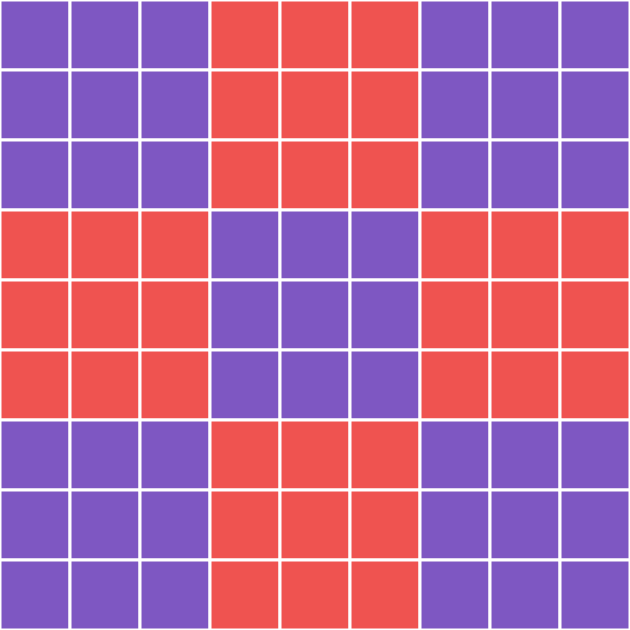
Frame 1 (no input)
Frame 60 (no input): identical to frame 1, image omitted
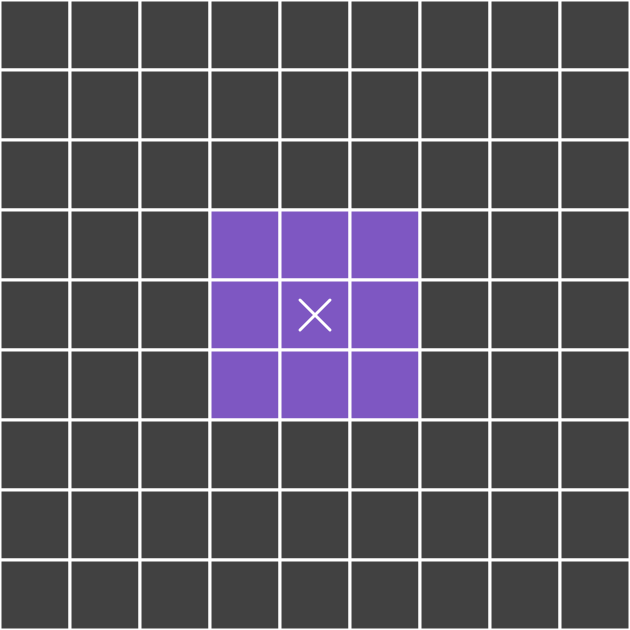
Frame 120 (the mouse pressed at the canvas centre since frame 60)

The p5.js sketch that drew these frames (run headless with seeded random() and noise() and a simulated clock; from frame 60 on, the mouse is pressed at the canvas centre):

// p5.js sketch
// ── sketch.js
//Global Scope

let cellSize;
let Grid;
let player;
let activeGrid;
let gameWinner;
let len;
function gameWin() {
  if (gameWinner == 0)
    for (var i = 0; i < 3; i++) {
      if (Grid[i][0].winner != 0)
        if (Grid[i][0].winner == Grid[i][1].winner && Grid[i][1].winner == Grid[i][2].winner) {
          gameWinner = Grid[i][0].winner;
          break;
        }
    }
  //Horizontal Check   
  for (var i = 0; i < 3; i++) {

    if (Grid[0][i].winner != 0)
      if (Grid[0][i].winner == Grid[1][i].winner && Grid[1][i].winner == Grid[2][i].winner) {
        gameWinner = Grid[0][i].winner;
        break;
      }
  }
  //Diagonal Check
  if (Grid[0][0].winner == Grid[1][1].winner && Grid[1][1].winner == Grid[2][2].winner)
    gameWinner = Grid[0][0].winner;
  else if (Grid[0][2].winner == Grid[1][1].winner && Grid[1][1].winner == Grid[2][0].winner)
    gameWinner = Grid[0][2].winner;
}


function mousePressed() {
  //To Check Dor All Large Grids

  for (var i = 0; i < 3; i++)
    for (var j = 0; j < 3; j++) {
      if (Grid[i][j].winner == 0) {
        var temp = Grid[i][j].clicked(player);
        if (temp != undefined) {
          player = temp;
          gameWin();
          break;
        }
      }
    }
}


function setup() {
  cellSize = 70;
  Grid = [];
  player = 1;
  activeGrid = -1;// -1 means all Grids are active;
  gameWinner = 0;
  len = 50;
  createCanvas(cellSize * 9, cellSize * 9).center('horizontal');

  for (var i = 0; i < 3; i++) {
    Grid[i] = [];
    for (var j = 0; j < 3; j++) {
      Grid[i][j] = new grid(i, j);
    }
  }
}

function draw() {

  if (gameWinner == 1) {
    maindrawX();
  }
  else if (gameWinner == 2) {
    maindrawO();
  }
  else {
    for (var i = 0; i < 3; i++)
      for (var j = 0; j < 3; j++) {
        if (i * 3 + j == activeGrid) {
          if (Grid[i][j].winner == 0) {
            activeGrid = i * 3 + j;
            Grid[i][j].active = true;
          }
          else {
            activeGrid = -1;
          }
        }
        else
          Grid[i][j].active = false;
      }
    for (var i = 0; i < 3; i++)
      for (var j = 0; j < 3; j++) {
        if (activeGrid == -1) {
          Grid[i][j].active = true;
        }
        Grid[i][j].show();
      }
  }
}


function maindrawX() {
  var offsetX = width / 2;
  var offsetY = height / 2;
  fill(color(126, 87, 194));
  noStroke();
  rect(0, 0, width, height);

  stroke(255);
  strokeWeight(5);
  line(offsetX - len, offsetY - len, offsetX + len, offsetY + len);
  line(offsetX - len, offsetY + len, offsetX + len, offsetY - len);
  if (len < width - 2 * len) len += len / 10;
}

function maindrawO() {
  var X = width / 2;
  var Y = height / 2;
  fill(color(239, 83, 80));
  noStroke();
  rect(0, 0, width, height);

  stroke(255);
  strokeWeight(5);
  ellipse(X, Y, len);

  if (len < width - 50) len += 10;
}
// ── cell.js
cell = function (i, j) {
  this.x = i * cellSize;
  this.y = j * cellSize;
  this.player = 0;
  this.Color;
  this.Stroke = 255;

  this.show = function () {

    fill(this.Color);
    strokeWeight(3);
    stroke(this.Stroke);
    rect(this.x, this.y, cellSize, cellSize);

    if (this.player == 1) {
      this.drawX();
    }

    if (this.player == 2) {
      this.drawO();
    }
  }


  this.clicked = function (turn) {
    if (mouseX > this.x && mouseY > this.y) {
      if (mouseX < (this.x + cellSize) && mouseY < (this.y + cellSize)) {
        if (this.player == 0) {
          this.player = turn;
          if (turn == 1)
            turn = 2;
          else
            turn = 1;
          return turn;
        }
      }
    }
  }


  this.drawX = function () {
    stroke(255);
    line(this.x + 20, this.y + 20, this.x + cellSize - 20, this.y + cellSize - 20);
    line(this.x + 20, this.y + cellSize - 20, this.x + cellSize - 20, this.y + 20);

  }

  this.drawO = function () {
    let X = this.x + cellSize / 2;
    let Y = this.y + cellSize / 2;

    ellipse(X, Y, cellSize - 40);
  }


}
// ── grid.js

grid = function (a, b) {
	this.x = a * 3;
	this.y = b * 3;
	this.winner = 0;//-1 for Draw 1 for Player1 winning and 2 for Player2 winning 
	this.block = [];
	this.active = true;

	this.color;
	this.anim = cellSize / 2;
	this.chance = 0;

	for (var i = 0; i < 3; i++) {
		this.block[i] = [];
		for (var j = 0; j < 3; j++) {
			this.block[i][j] = new cell(this.x + i, this.y + j);
		}

	}

	this.clicked = function (turn) {
		var temp;
		if (this.active == true)
			if (mouseX > this.x * cellSize && mouseY > this.y * cellSize)
				if (mouseX < (this.x + 3) * cellSize && mouseY < (this.y + 3) * cellSize)
					for (var i = 0; i < 3; i++) {
						for (var j = 0; j < 3; j++) {
							temp = this.block[i][j].clicked(turn);
							if (temp != undefined) {
								this.win();
								this.chance++;
								if (this.chance == 0 && this.winner == 0) this.winner = -1;
								activeGrid = i * 3 + j;
								return temp;
							}
						}
					}
	}



	this.show = function () {
		//If the grid is already won or drawn it is default inactive
		if (this.winner == -1) {
			this.active = false;
		}

		//Coloring inactive blocks to gray

		if (this.active == false && (this.winner != 1 && this.winner != 2)) {
			this.color = 65;
		}
		else if ((this.x + this.y) % 2 == 0) {
			this.color = color(126, 87, 194);
		}
		else {
			this.color = color(239, 83, 80);
		}
		//Coloring Complete

		var Width = 3 * cellSize;
		var Height = 3 * cellSize;
		var xOffset = this.x * cellSize;
		var yOffset = this.y * cellSize;
		if (this.winner == 1) {
			var X = xOffset + (Width - this.anim) / 2;
			var Y = yOffset + (Height - this.anim) / 2;
			fill(this.color);
			rect(xOffset, yOffset, Width, Height);
			strokeWeight(5);

			line(X, Y, X + this.anim, Y + this.anim);
			line(X, Y + this.anim, X + this.anim, Y);
			if (this.anim < Width - this.anim / 2) this.anim += this.anim / 10;
		}
		else if (this.winner == 2) {
			var X = xOffset + Width / 2;
			var Y = yOffset + Height / 2;
			fill(this.color);
			rect(xOffset, yOffset, Width, Height);
			strokeWeight(5);
			ellipse(X, Y, this.anim);
			if (this.anim < Width - this.anim / 2) this.anim += this.anim / 10;

		}
		else
			for (var i = 0; i < 3; i++)
				for (var j = 0; j < 3; j++) {
					this.block[i][j].Color = this.color;
					this.block[i][j].show();
				}
	}

	this.win = function () {

		if (this.winner == 0) {
			//Vertical Check
			for (var i = 0; i < 3; i++) {
				if (this.block[i][0].player != 0)
					if (this.block[i][0].player == this.block[i][1].player && this.block[i][1].player == this.block[i][2].player) {
						this.winner = this.block[i][0].player;
						break;
					}
			}
			//Horizontal Check   
			for (var i = 0; i < 3; i++) {

				if (this.block[0][i].player != 0)
					if (this.block[0][i].player == this.block[1][i].player && this.block[1][i].player == this.block[2][i].player) {
						this.winner = this.block[0][i].player;
						break;
					}
			}
			//Diagonal Check
			if (this.block[0][0].player == this.block[1][1].player && this.block[1][1].player == this.block[2][2].player)
				this.winner = this.block[0][0].player;
			else if (this.block[0][2].player == this.block[1][1].player && this.block[1][1].player == this.block[2][0].player)
				this.winner = this.block[0][2].player;

		}

		if (this.winner == 0)
			this.CheckForTie();
	}

	this.CheckForTie = () => {
		let tie = true;
		for (var i = 0; i < 3; i++) {
			for (var j = 0; j < 3; j++) {
				if (this.block[i][j].player === 0) {
					tie = false;
					break;
				}
			}
		}
		if (tie)
			this.winner = -1;
	}
}
